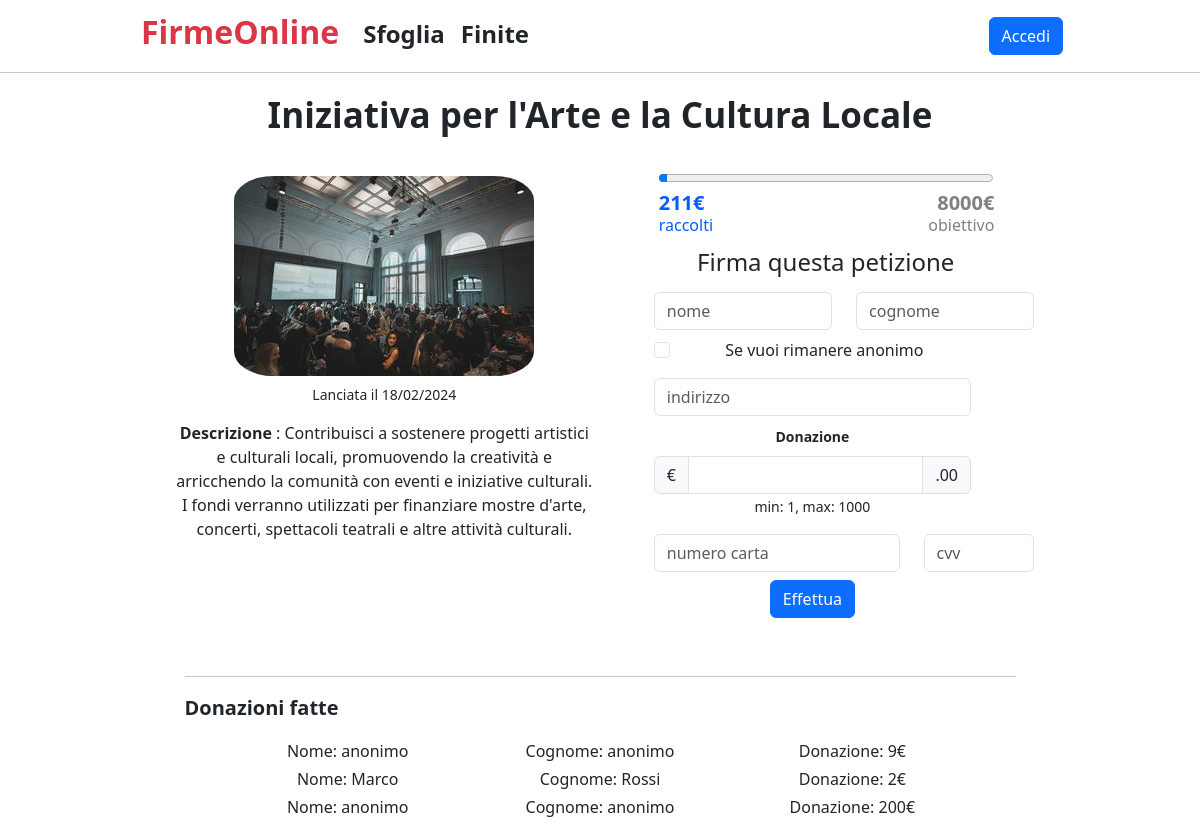
Screenshot of /posts/22 with the database file from the repository.
### tables this page shows
CREATE TABLE "raccolte" (
	"titolo"	TEXT NOT NULL,
	"descrizione"	TEXT NOT NULL,
	"goal"	NUMERIC NOT NULL,
	"minen"	NUMERIC NOT NULL,
	"maxen"	NUMERIC NOT NULL,
	"tiporac"	TEXT NOT NULL,
	"image"	TEXT,
	"datafine"	TEXT,
	"raccid"	INTEGER,
	"timer"	TEXT NOT NULL,
	"idutente"	INTEGER,
	"soldrac"	INTEGER,
	"datacrz"	TEXT,
	PRIMARY KEY("raccid" AUTOINCREMENT)
);

CREATE TABLE "donazioni" (
	"nome"	TEXT,
	"cognome"	TEXT,
	"donazione"	NUMERIC NOT NULL,
	"iddon"	INTEGER,
	"raccid"	INTEGER NOT NULL,
	"indirizzo"	TEXT,
	PRIMARY KEY("iddon" AUTOINCREMENT)
);

### app.py (the view)
@app.route('/posts/<int:id>')
def single_post(id):
    post_db = posts_dao.get_post(id)
    don_db = don_dao.get_don(id)
    return render_template('single_post.html', post=post_db, dons=don_db)

### don_dao.py (called while the page is built)
def get_don(id):
    conn = sqlite3.connect('db/racfirme.db')
    conn.row_factory = sqlite3.Row
    cursor = conn.cursor()
    sql = 'SELECT * FROM donazioni WHERE raccid = ?'
    cursor.execute(sql, (id,))
    dons = cursor.fetchall()
    cursor.close()
    conn.close()
    return dons

### posts_dao.py (called while the page is built)
def get_post(id):
    conn = sqlite3.connect('db/racfirme.db')
    conn.row_factory = sqlite3.Row
    cursor = conn.cursor()
    sql = 'SELECT * FROM raccolte WHERE raccid = ?'
    cursor.execute(sql, (id,))
    post = cursor.fetchone()
    cursor.close()
    conn.close()
    return post

### templates/single_post.html (shortened to what this page needs)
{% extends "base.html" %}
{% block content %}
<div class="container mt-3">
    <p class="text-center justify-content-center title">{{ post.titolo }}</p>
    <div id="post" class="row mx-auto text-center mb-3">
        {% set anno, mese, giorno =  post.datacrz.split(" ")[0].split("-")%}
        <div class="col">
            {% if post.image %}
                <img class="p-2 imagepost"
                    src="{{ url_for('static', filename=post.image) }}" alt="Questa è l'immagine del post">
            {% endif %}
            <small class="mt-0 mb-3 d-block">Lanciata il {{giorno}}/{{mese}}/{{anno}}</small>
            <p class="spdescr">Descrizione</p>
            <p  class="me-0 d-inline">: {{post.descrizione}}</p>
        </div>
        <div class="col">
            {% set progress_percentage = (post.soldrac / post.goal) * 100 %}
            <div class="progress-container">
                <span class="progress-label barcolor1">{{post.soldrac}}€</span>
                <span class="progress-label2 barcolor1">raccolti</span>
                <progress id="progress_bar" value="{{ progress_percentage }}" min="0" max="100" style="width: 80%;"></progress>
                <span class="progress-label barcolor2">{{post.goal}}€</span>
                <span class="progress-label2 barcolor2">obiettivo</span>
            </div>
            {% if post.timer != '0' %}
            <div class="mt-5 pt-2">
                <h4>Firma questa petizione</h4>
                <div class="mb-3 row justify-content-center">
                    <div class="col"></div>
                    <div class="col-11">
                        <form action="{{ url_for('donazione', id=post.raccid ) }}" method="POST" enctype="multipart/form-data">
                            <div class="mb-2 mt-2 row">
                                <div class="col-md-6">
                                    {% if current_user.is_authenticated %}
                                    <input type="text" value="{{ current_user.nome }}" class="form-control" name="nome" id="nomeInput">
                                    {% else %}
                                    <input type="text" placeholder="nome" class="form-control" name="nome" id="nomeInput">
                                    {% endif %}
                                </div>
                                <div class="col-md-6">
                                    {% if current_user.is_authenticated %}
                                    <input type="text" value="{{ current_user.cognome }}" class="form-control" name="cognome" id="cognomeInput">
                                    {% else %}
                                    <input type="text" placeholder="cognome" class="form-control" name="cognome" id="cognomeInput">
                                    {% endif %}
                                </div>
                            </div>
                            <div class="mb-3 form-check col-md-10">
                                <input class="form-check-input" name="anonimo" type="checkbox" value="" id="flexCheckDefault">
                                <label for="anonimo" name="anonimo" class="form-check-label" for="flexCheckDefault">Se vuoi rimanere anonimo</label>
                            </div>
                            <div class="mb-2 col-md-10">
                                <input type="text" class="form-control" name="indirizzo" placeholder="indirizzo" id="indirizzoInput" required>
                            </div>
                            <div class="mb-3 col-md-10">
                                <label for="soldiInput" class="form-label fw-semibold"><small class="font-weight-bold">Donazione</small></label>
                                <div class="input-group">
                                    <span class="input-group-text">€</span>
                                    <input type="text" name="soldi" class="form-control" min="{{post.minen}}" max="{{post.maxen}}" id="soldiInput" aria-label="Amount (to the nearest dollar)" required>
                                    <span class="input-group-text">.00</span>
                                </div>
                                <small>min: {{post.minen}}, max: {{post.maxen}}</small>
                            </div>
                            <div class="mb-2 mt-2 row">
                                <div class="col-md-8">
                                    <input type="text" placeholder="numero carta" class="form-control" name="numcarta" id="numcartaInput" required>
                                </div>
                                <div class="col-md-4">
                                    <input type="text" class="form-control" name="cvv" placeholder="cvv" id="cvvInput" required>
                                </div>
                            </div>
                            <div class="col-md-10">
                                <button type="submit" class="btn btn-primary">Effettua</button>
                            </div>
                        </form>
                    </div>
                </div>
            </div>
            {% endif %}
        </div>
    </div>
</div>
<div class="container mt-3">
    <div class="row">
        <div class="col"></div>
        <div class="col-9">
            <hr>
            <p class="titledon">Donazioni fatte</p>
            <div class="mt-1 text-center">
                {% for don in dons %}
                <div class="row mt-1">
                    <div class="col"></div>
                    <div class="col-10">
                        <div class="row text-center">
                            <div class="col"><p class="d-inline">Nome: {{ don.nome }}</p></div>
                            <div class="col-5"><p class="d-inline">Cognome: {{ don.cognome }}</p></div>
                            <div class="col"><p class="d-inline">Donazione: {{ don.donazione }}€</p></div>
                        </div>
                    </div>
                    <div class="col"></div>
                </div>
                {% endfor %}
            </div>
        </div>
        <div class="col"></div>
    </div>
</div>
{% endblock %}

### static/style.css (style rules this page uses)
#post { max-width: 80%; padding-bottom: 10px; padding-top: 10px; border-radius: 10px; padding-left: 10px; padding-right: 0px; }
.title { font-size: 35px; font-weight: bold; }
.imagepost { object-fit: cover; border-radius: 15%; }
.posttitle, .obragg, .titledon { font-size: 20px; font-weight: bold; }
.spdescr { font-weight: bold; display: inline; }
.barcolor1 { color: rgb(0, 94, 255); }
.barcolor2 { color: grey; right: 40px; }
.progress-container { position: relative; }
.progress-label { position: absolute; top: 20px; font-size: 20px; font-weight: bold; }
.progress-label2 { position: absolute; top: 45px; font-size: 16px; font-weight:500; }

### rows the page displays
raccolte: titolo "Iniziativa per l'Arte e la Cultura Locale", image (picture), descrizione "Contribuisci a sostenere progetti artistici e culturali locali, promuovendo la creatività e arricchendo la comunità con eventi e iniziative culturali. I fondi verranno utilizzati per finanziare mostre d'arte, concerti, spettacoli teatrali e altre attività culturali.", soldrac "211", goal "8000", minen "1", maxen "1000"
donazioni: nome "anonimo", cognome "anonimo", donazione "9"
donazioni: nome "Marco", cognome "Rossi", donazione "2"
donazioni: nome "anonimo", cognome "anonimo", donazione "200"

### other values shown
{{ giorno }} "18"
{{ mese }} "02"
{{ anno }} "2024"
